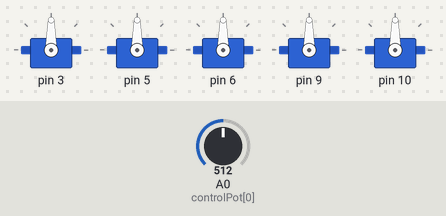
Simulated run of this sketch. Board: Arduino Uno, built with avr-gcc and run on an emulated ATmega328P. On the bench: 5 × servo. The inputs (shaded band) are chosen by the test bench; at power-on: A0 (controlPot[0]) = 512.

Above: at 1.2 s.
1.3 s: A0 (controlPot[0]) set to 716
At 1.8 s:
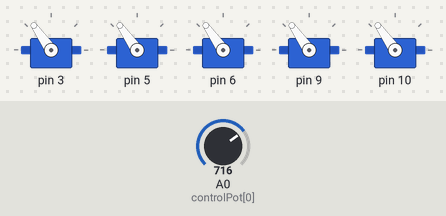
2.8 s: A0 (controlPot[0]) set to 900
At 4.0 s:
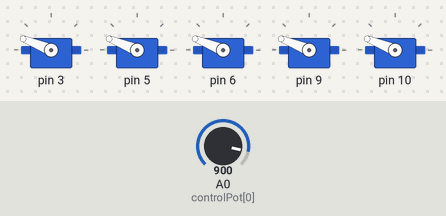
4.3 s: A0 (controlPot[0]) set to 1023
At 5.3 s:
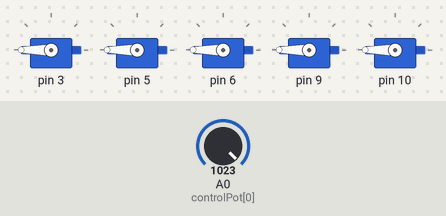
5.8 s: A0 (controlPot[0]) set to 511
At 6.5 s:
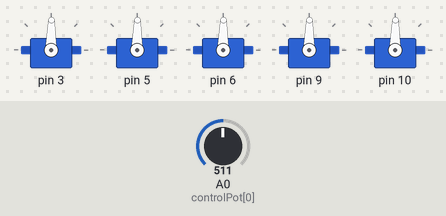
7.3 s: A0 (controlPot[0]) set to 306
At 7.6 s:
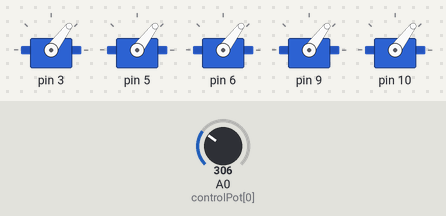
Timing chart, 0 to 9.8 s (numbered marks = the images above; inputs shaded):
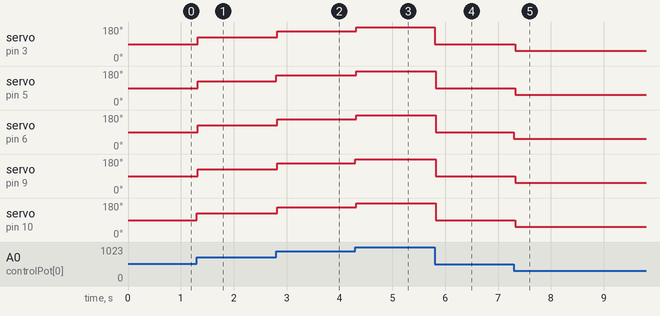

The sketch:

voodoo_lamp_5DOF_1pot.ino
```cpp
#include <Servo.h>

#define SLEW 0
#define BASE 1
#define ELBOW 2
#define HEADTILT 3
#define HEADTURN 4

//create servo objects for each lamp joint

Servo lampServo[5]; //servo array

// define Pots ADC Pins

int slewPot = A0;
int basePot = A1;
int elbowPot = A2;
int headTiltPot = A3;
int headTurnPot = A4;


int controlPot[] = {A0, A1, A2, A3, A4}; //control pot array
int potVal[5];    // variable to read the value from the analog pin

void setup() {

  //attach Servo objects
  lampServo[0].attach(3);  // create servo object to control a servo
  lampServo[1].attach(5);
  lampServo[2].attach(6);
  lampServo[3].attach(9);
  lampServo[4].attach(10);
}

void loop() {
  for(int i = 0; i <5 ; i++) {
        potVal[i] = analogRead(controlPot[0]);            // reads the value of the potentiometer (value between 0 and 1023)
        potVal[i]= map(potVal[i], 0, 1023, 0, 180);     // scale it to use it with the servo (value between 0 and 180)
        lampServo[i].write(potVal[i]);                  // sets the servo position according to the scaled value
        delay(5);        // waits for the servo to get there
  }
}
```

Measured:
- after the input at 1.3 s, servo on pin 3, servo on pin 5, servo on pin 6, servo on pin 9, servo on pin 10: 90° → 125° at once
- after the input at 2.8 s, servo on pin 3, servo on pin 5, servo on pin 6, servo on pin 9, servo on pin 10: 125° → 158° at once
- after the input at 4.3 s, servo on pin 3, servo on pin 5, servo on pin 6, servo on pin 9, servo on pin 10: 158° → 180° at once
- after the input at 5.8 s, servo on pin 3, servo on pin 5, servo on pin 6, servo on pin 9, servo on pin 10: 180° → 89° at once
- after the input at 7.3 s, servo on pin 3, servo on pin 5, servo on pin 6, servo on pin 9, servo on pin 10: 89° → 53° at once
